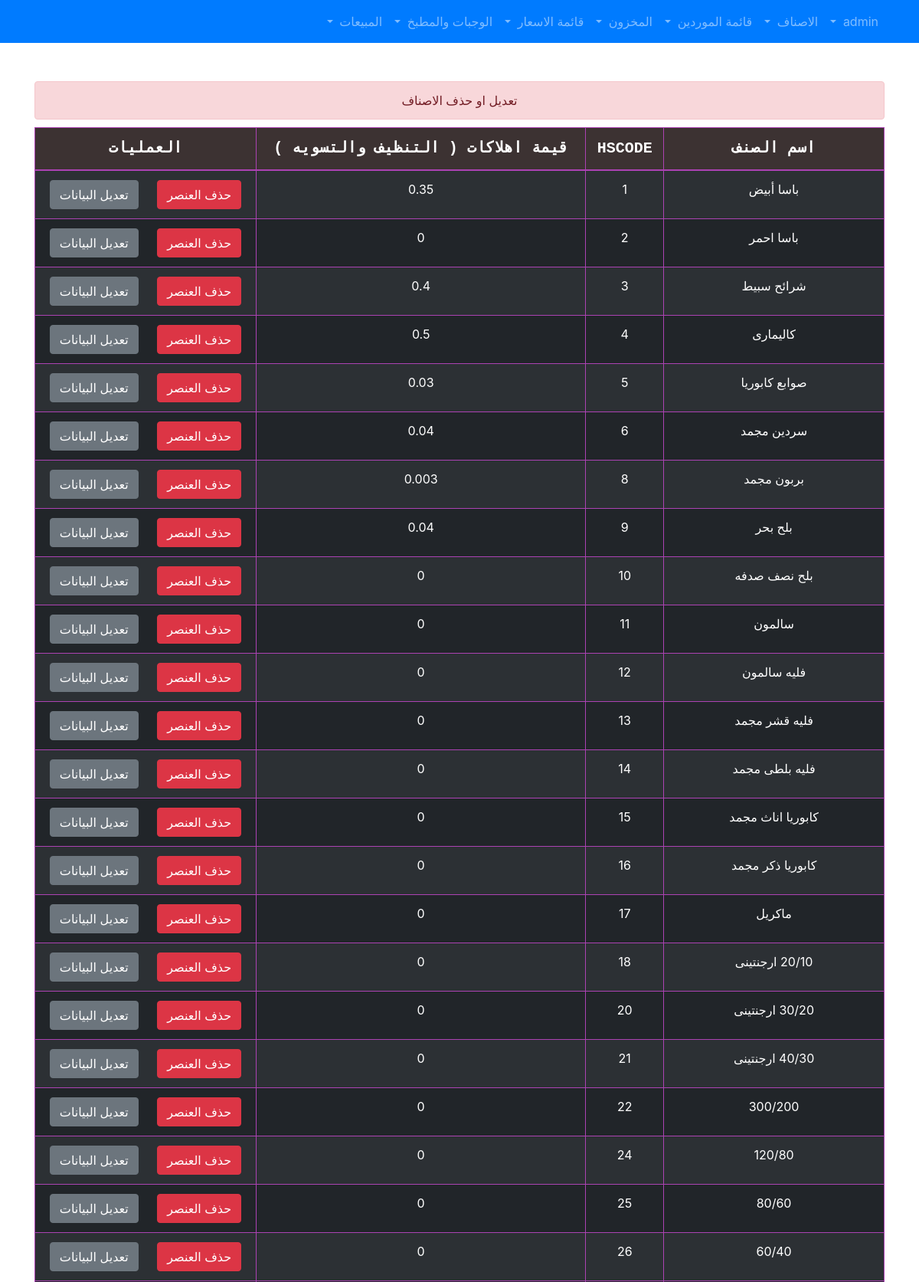
/itemsprocess.php (signed in, upper part), run on the app's committed database.
### tables this page shows
CREATE TABLE `items` (
  `hscode` int(255) NOT NULL,
  `name` varchar(255) NOT NULL,
  `dest` float NOT NULL
);

### itemsprocess.php (the view, shortened to what this page needs)
<?php
include_once "header.php";
if($_SESSION["mystatus"]!=0){
?>
<div class="alert alert-danger"  role="alert">
تعديل او حذف الاصناف
</div>
<form>
<table class="table table-hover table-bordered table-striped table-dark">
<thead style="">
<tr>
  <th>اسم الصنف</th>
  <th>HSCODE</th>
  <th>قيمة اهلاكات ( التنظيف والتسويه )</th>
  <th>العمليات</th>
</tr>
<thead>
<tbody>
<?php
$sql = "
SELECT *
FROM items
";
$result = mysqli_query($conn, $sql);
if (mysqli_num_rows($result) > 0) {
  while($row = mysqli_fetch_assoc($result)) {
?>
<tr>
<td><?php echo $row["name"]."    " ; ?></td>
<td><?php echo $row["hscode"]."  "; ?></td>
<td><?php echo $row["dest"]."  "; ?></td>
<td  style="text-align:center">
   <form action="itemsprocess.php" method="GET">
    <input style="margin-left:20px" class="btn btn-danger" name="del" type="submit" value="حذف العنصر" />
    <input class="btn btn-secondary" type="submit" name="edit" value="تعديل البيانات"  formmethod = "POST" formaction="itemsedit.php"/>
  </form>
</td>
</tr>
<?php
  }
  } else {
  echo '<div class="alert alert-warning"  role="alert">
  لا توجد عناصر
</div>';
  }
?>
</tbody>
</table>
</form>
<?php
  }else{
    echo ' <script> window.location.href = "index.php"; </script>';
  }
include_once "footer.php";
?>

### css/style.css (style rules this page uses)
thead { background-color:#3c3232; font-family: monospace; font-size:20px; text-align:center; font-weight:bold; }
.alert { margin-top:50px; margin-bottom:10px; text-align:center }
.table-dark td, .table-dark th, .table-dark thead th { border-color: #ac42b3; }
td { text-align: center; }

### data on the page
items: name "باسا أبيض", hscode "1", dest "0.35"
items: name "باسا احمر", hscode "2", dest "0"
items: name "شرائح سبيط", hscode "3", dest "0.4"
items: name "كاليمارى", hscode "4", dest "0.5"
items: name "صوابع كابوريا", hscode "5", dest "0.03"
items: name "سردين مجمد", hscode "6", dest "0.04"
items: name "بربون مجمد", hscode "8", dest "0.003"
items: name "بلح بحر", hscode "9", dest "0.04"
items: name "بلح نصف صدفه", hscode "10", dest "0"
items: name "سالمون", hscode "11", dest "0"
items: name "فليه سالمون", hscode "12", dest "0"
items: name "فليه قشر مجمد", hscode "13", dest "0"
items: name "فليه بلطى مجمد", hscode "14", dest "0"
items: name "كابوريا اناث مجمد", hscode "15", dest "0"
items: name "كابوريا ذكر مجمد", hscode "16", dest "0"
items: name "ماكريل", hscode "17", dest "0"
items: name "20/10 ارجنتينى", hscode "18", dest "0"
items: name "30/20 ارجنتينى", hscode "20", dest "0"
items: name "40/30 ارجنتينى", hscode "21", dest "0"
items: name "300/200", hscode "22", dest "0"
items: name "120/80", hscode "24", dest "0"
items: name "80/60", hscode "25", dest "0"
items: name "60/40", hscode "26", dest "0"
